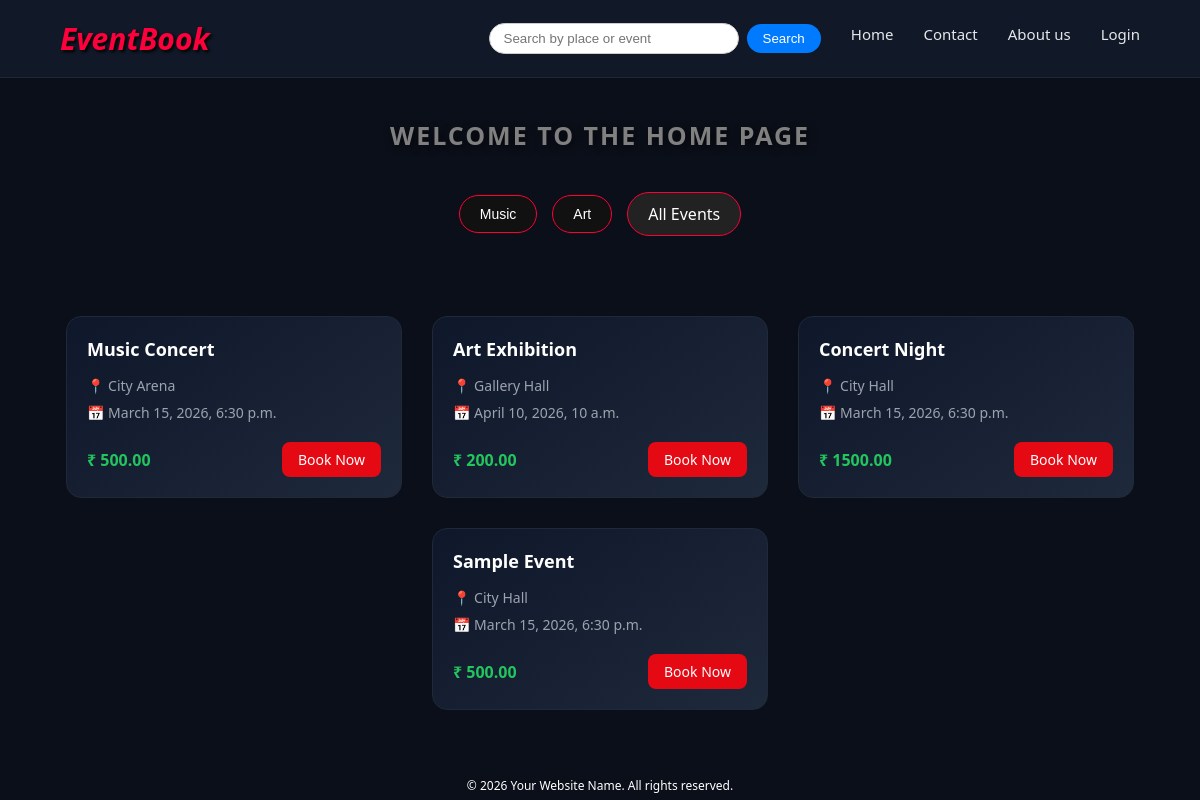
The page / on the database its author committed.
### base/models.py (models this page shows, shortened)
class Event(models.Model):
    title = models.CharField(max_length=200)
    description = models.TextField()
    pcategory = models.CharField(max_length=100)
    venue = models.CharField(max_length=200)
    location = models.CharField(max_length=200)
    event_date = models.DateTimeField()
    total_seats = models.IntegerField()
    ticket_price = models.DecimalField(max_digits=10, decimal_places=2)

### base/views.py (the view)
# urls.py: path('',home,name='home'),
def home(request):
    if request.user.is_authenticated:
        cartproducts_count = CartModel.objects.filter(user=request.user).count()
    else:
        cartproducts_count = 0
    events = Event.objects.filter(event_date__gte=timezone.now())
    nomatch = False
    if 'q' in request.GET:
        q = request.GET['q']
        events = events.filter(Q(title__icontains=q) | Q(location__icontains=q))
        if not events.exists():
            nomatch = True
    elif 'cat' in request.GET:
        cat = request.GET['cat']
        events = events.filter(pcategory=cat)
    category = Event.objects.values_list('pcategory', flat=True).distinct()
    return render(request, 'home.html', {'events': events,'category': category,'nomatch': nomatch,'cartproducts_count': cartproducts_count})

### base/templates/home.html (shortened to what this page needs)
{% extends 'main.html' %}
{% block content %}
<h1 style="   text-align: center;
    font-size: 25px;
    color: grey; /* green color */
    text-transform: uppercase;
    letter-spacing: 2px;
    margin-bottom: 30px;
    text-shadow: 2px 2px 8px rgba(0, 0, 0, 0.7);
    font-weight: bold;   ">   Welcome to the Home Page  </h1>
<div class="category">
    {% for i in category %}
    <form action="" method="GET">
        <input type="submit" value="{{ i }}" name="cat" class="category-btn">
    </form>
    {% endfor %}
    <a href="{% url 'home' %}" class="all-events-btn">All Events</a>
</div>
<div class="cards-container">
    {% for event in events %}
    <div class="card">
        <h3>{{ event.title }}</h3>
        <p>📍 {{ event.venue }}</p>
        <p>📅 {{ event.event_date }}</p>
        <div class="card-bottom">
            <span class="price">₹ {{ event.ticket_price }}</span>
            <a href="{% url 'book' event.id %}" class="buy-btn">Book Now</a>
        </div>
    </div>
    {% endfor %}
</div>
{% endblock %}

### static/css/styles.css (style rules this page uses)
body { margin: 0; font-family: 'Segoe UI', sans-serif; background-color: #0b0f19; color: #ffffff; }
h1 { margin: 40px 60px 20px; font-size: 28px; font-weight: 600; color: #ffffff; }
.cards-container { display: flex; flex-wrap: wrap; gap: 30px; padding: 40px; justify-content: center; }
.card { width: 30%; background: linear-gradient(145deg, #0f172a, #1e293b); padding: 20px; border-radius: 15px; border: 1px solid #1f2937; box-sizing: border-box; transition: 0.3s ease; }
.card h3 { margin-top: 0; margin-bottom: 15px; color: #ffffff; font-size: 18px; font-weight: 600; }
.card p { margin: 8px 0; color: #9ca3af; font-size: 14px; }
.card-bottom { margin-top: 20px; display: flex; justify-content: space-between; align-items: center; }
.price { font-size: 16px; font-weight: bold; color: #22c55e; }
.buy-btn { background-color: #e50914; color: white; padding: 8px 16px; border-radius: 8px; font-size: 14px; text-decoration: none; transition: 0.3s ease; }
.category { display: flex; flex-wrap: wrap; gap: 15px; margin: 40px 0; justify-content: center; align-items: center; }
.category form { margin: 0; }
.category-btn { padding: 10px 20px; border: 1px solid #ff0033; background-color: #111; color: #fff; border-radius: 25px; cursor: pointer; transition: all 0.3s ease; font-size: 14px; }
.all-events-btn { padding: 10px 20px; border-radius: 25px; background-color: #222; text-decoration: none; color: #fff; border: 1px solid #ff0033; transition: 0.3s ease; }

### rows shown on the page
Event: title "Music Concert", venue "City Arena", event_date "March 15, 2026, 6:30 p.m.", ticket_price "500.00"
Event: title "Art Exhibition", venue "Gallery Hall", event_date "April 10, 2026, 10 a.m.", ticket_price "200.00"
Event: title "Concert Night", venue "City Hall", event_date "March 15, 2026, 6:30 p.m.", ticket_price "1500.00"
Event: title "Sample Event", venue "City Hall", event_date "March 15, 2026, 6:30 p.m.", ticket_price "500.00"
